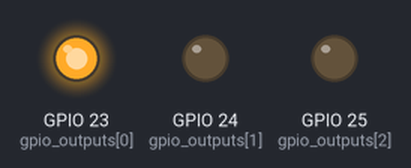
Simulated run of this program. Board: Raspberry Pi (BCM pin numbers). Parts: output pins drawn as LEDs (lit = HIGH). Random numbers come from a fixed seed. At 18.0 s the program stops and its outputs stay as they are.

Above: at 0.1 s.
At 3.1 s:
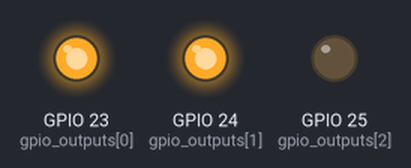
At 4.1 s:
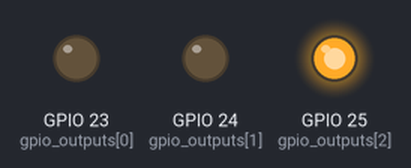
At 7.1 s:
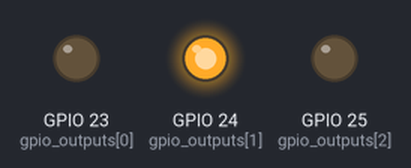
At 18.1 s:
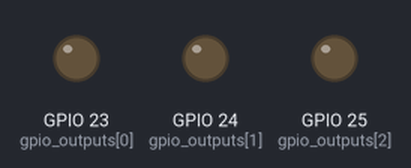
Timing chart, 0 to 19.5 s (numbered marks = the images above):
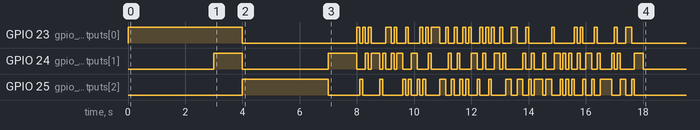

The program:

Ampel.py
```python
#!/usr/bin/python3

import RPi.GPIO as GPIO #GPIO Kontrolle für Raspberry Pi einbinden
import time #Zur Zeitverzögerung
import random
GPIO.setmode(GPIO.BCM) #Ansprache der GPIOs über GPIO Nummer möglich

gpio_outputs = [23, 24, 25]

for i in gpio_outputs:
    GPIO.setup(i, GPIO.OUT)

t = 0 #ampeldurchlauf

GPIO.output(23, GPIO.HIGH)
for t in range(1):
        #Step 1: Rot
        GPIO.output(23, GPIO.HIGH)
        time.sleep(3)

        #Step 2: Rot-Gelb
        GPIO.output(24, GPIO.HIGH)
        time.sleep(1)

        #Step3: Grün
        GPIO.output(23, GPIO.LOW)
        GPIO.output(24, GPIO.LOW)
        GPIO.output(25, GPIO.HIGH)
        time.sleep(3)

        #Step4: Gelb
        GPIO.output(25, GPIO.LOW)
        GPIO.output(24, GPIO.HIGH)
        time.sleep(1)

        #Step5: wieder rot
        GPIO.output(24, GPIO.LOW)
        GPIO.output(23, GPIO.HIGH)


#disco

t = 0

for i in gpio_outputs:
        GPIO.output(i, GPIO.LOW)

for t in range(100):
        r = random.randint(23,25)
        GPIO.output(r, GPIO.HIGH)
        time.sleep(0.1)
        for i in gpio_outputs:
                GPIO.output(i, GPIO.LOW)


GPIO.cleanup() #Channel Belegung sauber machen
```

Measured:
- by itself, GPIO 23 (gpio_outputs[0]): LOW → HIGH at 0.00 s, → LOW 4.0 s later, → HIGH 4.0 s later, → LOW 0.10 s later, … (52 changes in this stretch)
- by itself, GPIO 24 (gpio_outputs[1]): LOW → HIGH at 3.0 s, → LOW 1.0 s later, → HIGH 3.0 s later, → LOW 1.0 s later, … (54 changes in this stretch)
- by itself, GPIO 25 (gpio_outputs[2]): LOW → HIGH at 4.0 s, → LOW 3.0 s later, → HIGH 1.1 s later, → LOW 0.10 s later, … (52 changes in this stretch)
